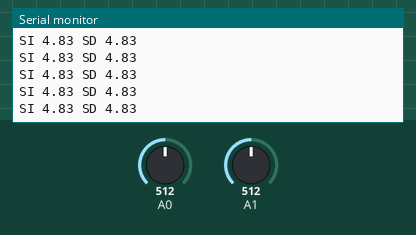
This sketch was run on a simulated Arduino Uno, built with avr-gcc and run on an emulated ATmega328P. Parts: the last lines printed to the serial monitor. Inputs (shaded band) come from the test bench; at power-on: A0 = 512, A1 = 512.

Above: at 1.2 s.
1.3 s: A0 set to 250
At 2.3 s:
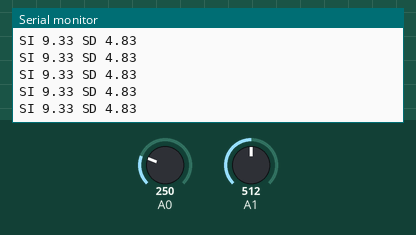
4.3 s: A0 set to 222
At 5.0 s:
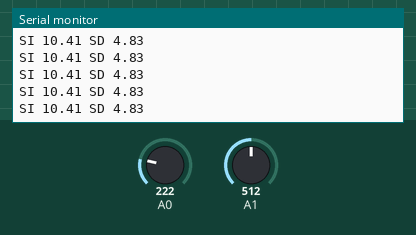
7.3 s: A1 set to 244
At 7.8 s:
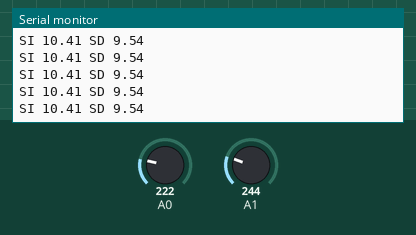
8.8 s: A1 set to 224
At 9.9 s:
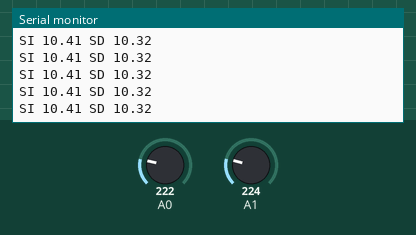
10.3 s: A0 set to 20
At 10.8 s:
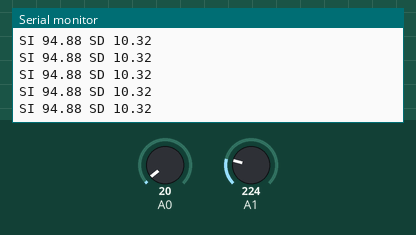
11.8 s: A0 set to 17
At 12.7 s:
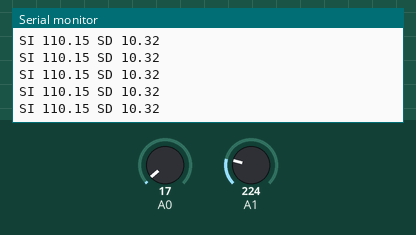
Timing chart, 0 to 14.8 s (numbered marks = the images above; inputs shaded):
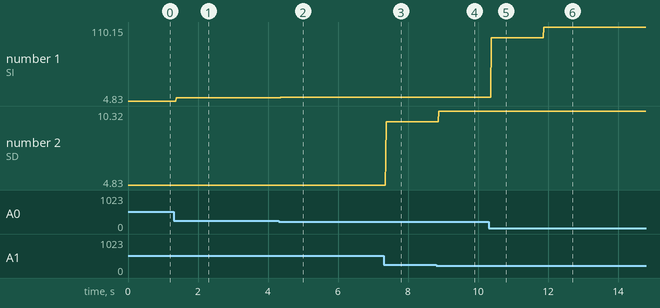

Measured:
- after the input at 1.3 s, the serial monitor: prints a new line after 0.08 s (image 1)
- after the input at 4.3 s, the serial monitor: prints a new line after 0.07 s (image 2)
- after the input at 7.3 s, the serial monitor: prints a new line after 0.07 s (image 3)
- after the input at 8.8 s, the serial monitor: prints a new line after 0.08 s (image 4)
- after the input at 10.3 s, the serial monitor: prints a new line after 0.08 s (image 5)
- after the input at 11.8 s, the serial monitor: prints a new line after 0.09 s (image 6)
- plotted number 1: 4.83 → 9.33 after the input at 1.3 s, 9.33 → 10.41 after the input at 4.3 s, 10.41 → 94.88 after the input at 10.3 s, 94.88 → 110.15 after the input at 11.8 s
- plotted number 2: 4.83 → 9.54 after the input at 7.3 s, 9.54 → 10.32 after the input at 8.8 s

The sketch:

Sensores.ino
```cpp
//Variables para los sensores
const float dist_s=7;

void setup() {
  Serial.begin(9600);
}

void loop(){
  float sen_I,sen_D;
  int obs;

      sen_I=distancia_s(0);
      sen_D=distancia_s(1);

    if(sen_I<dist_s){
      if(sen_D<dist_s)
        obs=3;
      else
        obs=2;
    }
    else{
      if(sen_D<dist_s)
        obs=1;
      else
        obs=0;
    }
    Serial.print("SI ");
    Serial.print(sen_I);
    Serial.print(" SD ");
    Serial.println(sen_D);
}


float distancia_s(int A) {
  float lectura,promedio=0;
  for(int i=0;i<10;i++){
    lectura=analogRead(A);//A!
    promedio+=lectura;
    delayMicroseconds(1);

  }
  promedio/=10;

  float valor=1485.22684*pow(promedio,-0.9182003511);

    return valor;
}
```
